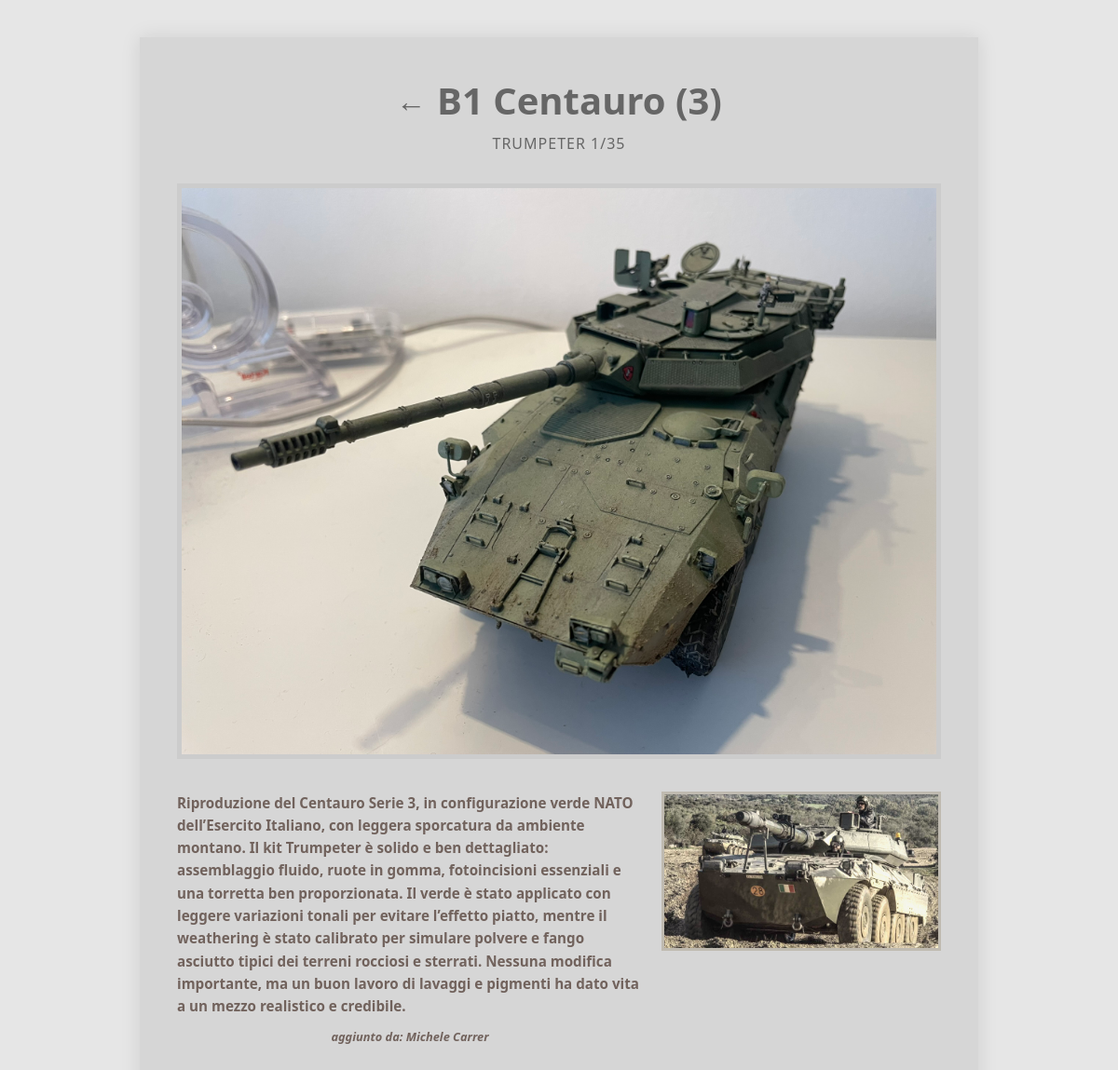
Screenshot of /modello.php?id=10 with the database file from the repository.
### tables this page shows
CREATE TABLE `modello` (
  `id` int(100) NOT NULL,
  `nome` varchar(30) NOT NULL DEFAULT 'Michele Carrer' COMMENT 'nome veicolo',
  `dati` varchar(50) NOT NULL COMMENT 'produttore e scala',
  `descrizione` varchar(2000) NOT NULL,
  `immagine1` varchar(100) NOT NULL COMMENT 'immagine modello',
  `immagine2` varchar(100) NOT NULL COMMENT 'immagine vera',
  `user` varchar(15) NOT NULL COMMENT 'aggiunto da:'
);

### modello.php (the view, shortened to what this page needs)
<!DOCTYPE html>
<html lang="en">
<head>
    <link rel="stylesheet" href="style.css">
</head>
<body>
                    <?php
                    $db_host = "localhost";
                    $db_user = "root";
                    $db_password = "root";
                    $db_name = "modellismo";
                $id_modello = isset($_GET['id']) ? intval($_GET['id']) : 0;
                $myconn = new mysqli($db_host, $db_user, $db_password, $db_name);
                if ($myconn->connect_errno) {
                    echo "<p>Failed to connect to MySQL: $myconn->connect_error</p>";
                    exit();
                } else {
                    $mia_query = "SELECT id, nome, dati, descrizione, immagine1, immagine2, user FROM modello WHERE id = $id_modello";
                    $result = $myconn->query($mia_query);
                    if ($result && $result->num_rows > 0) {
                        $resrow = $result->fetch_row();
                        $nome = $resrow[1];
                        $dati = $resrow[2];
                        $descrizione = $resrow[3];
                        $modellino = $resrow[4];
                        $storica = $resrow[5];
                        $user = $resrow[6];
                    } else {
                        echo "<p>Modello non trovato.</p>";
                    }
                }
                    ?>
    <div class="container">
        <?php
        echo "<h1 style='display: flex; align-items: center; justify-content: center; gap: 12px;'>";
        echo "<a href='index.php' style='text-decoration: none; color: inherit; font-size: 2rem; display: flex; align-items: center;' title='Torna alla home'>&larr;</a>";
        echo "<span>$nome</span>";
        echo "</h1>";
        echo "<h2>$dati</h2>";
        ?>
        <div class="image-main">
            <?php
                echo "<img src='./assets/$modellino' >";
            ?>
        </div>
        <div class="content">
            <div class="text">
                <?php
                    echo "<p>$descrizione</p>";
                ?>
                                <?php
                    echo "<p class='mostrautente'>aggiunto da: $user</p>";
                ?>
            </div>
            <div class="image-secondary"><?php
                        echo "<img src='./assets/$storica' >";
                ?>
            </div>
        </div>
    </div>
</body>
</html>

### style.css (style rules this page uses)
* { box-sizing: border-box; margin: 0; padding: 0; }
body { font-family: 'Segoe UI', sans-serif; background-color: #e6e6e6; color: #333; min-height: 100vh; }
.container { max-width: 900px; margin: 40px auto; padding: 40px; background-color: #d6d6d6; box-shadow: 0 0 20px rgba(0, 0, 0, 0.1); }
h1 { font-size: 2.5rem; margin-bottom: 0.2em; color: #666; text-align: center; }
h2 { font-size: 1rem; font-weight: normal; margin-bottom: 2em; color: #666; letter-spacing: 1px; text-align: center; }
.image-main img { max-width: 100%; height: auto; border: 5px solid #ccc; }
.content { display: flex; flex-wrap: wrap; justify-content: center; margin-top: 30px; gap: 20px; }
.text { flex: 1 1 400px; font-size: 0.95rem; line-height: 1.6; text-align: left; }
.text p { color: #71625C; font-weight: 600; }
.image-secondary { flex: 0 1 300px; }
.image-secondary img { width: 100%; height: auto; border: 3px solid #aaa; filter: grayscale(0.3) sepia(0.2) brightness(1.08) contrast(0.92) saturate(1.1); position: relative; box-shadow: 0 0 0 12px rgba(255,255,255,0.45) inset; background-size: cover, 120px 120px; background-repeat: no-repeat, repeat; background-blend-mode: lighten, multiply; }
.mostrautente { font-style: italic; font-size: 0.8rem; color: #71625C; text-align: center; margin-top: 10px; margin-bottom: 10px; font-weight: 600; }

### rows the page displays
modello: nome "B1 Centauro (3)", dati "TRUMPETER 1/35", immagine1 (picture), descrizione "Riproduzione del Centauro Serie 3, in configurazione verde NATO dell’Esercito Italiano, con leggera sporcatura da ambiente montano. Il kit Trumpeter è solido e ben dettagliato: assemblaggio fluido, ruote in gomma, fotoincisioni essenziali e una torretta ben proporzionata. Il verde è stato applicato con leggere variazioni tonali per evitare l’effetto piatto, mentre il weathering è stato calibrato per simulare polvere e fango asciutto tipici dei terreni rocciosi e sterrati. Nessuna modifica importante, ma un buon lavoro di lavaggi e pigmenti ha dato vita a un mezzo realistico e credibile.", user "Michele Carrer", immagine2 (picture)
